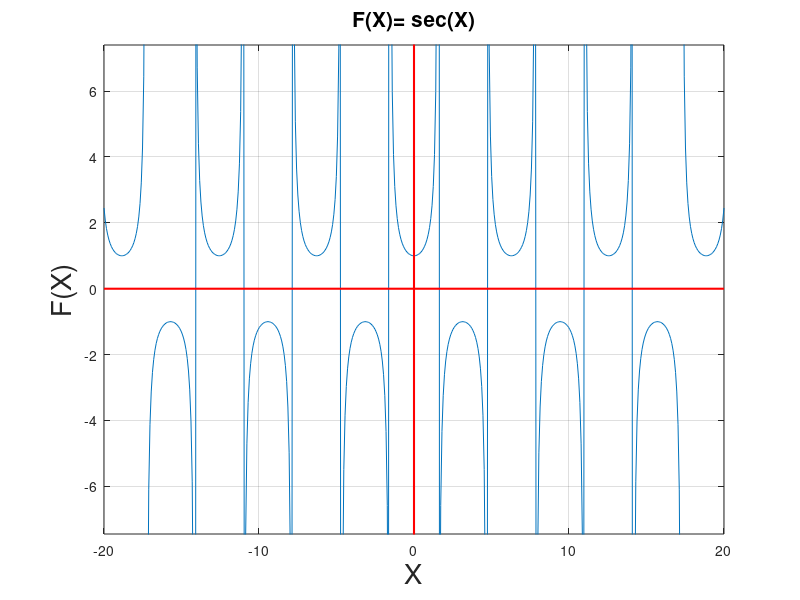

Here is the MATLAB script that generated this plot:
%Octave Script
%title               :Funciones trascendentes: Trigonometricas, Logaritmicas y Exponenciales
%Description         :identificar el dominio, rango y tipo de funcion
%Author:             :Angel Jesus Santiago Hernandez
%Date                :2021/11/25
%Version             :10
%Usage               :octave>cd/path/AXIOMAS
%Notes:              :Requiere aplicacion octave,usar su linea de comandos
%                    :https://octaveintro.readthedocs.io/en/latest/index.html

clear 
ezplot('sec(x)',[-20 20]);
hold on;
grid on;
plot([-20 20],[0 0],'r-',"linewidth",1.5,"markersize",8);
plot([0 0],[-8 8],'r-',"linewidth",1.5,"markersize",8);
hold off;
title("F(X)= sec(X)",'FontSize',15);
xlabel("X",'FontSize',20);
ylabel("F(X)",'FontSize',20);
%Dominio, Rango y tipo de funcion
disp('FUNCION SUPRAYECTIVA')